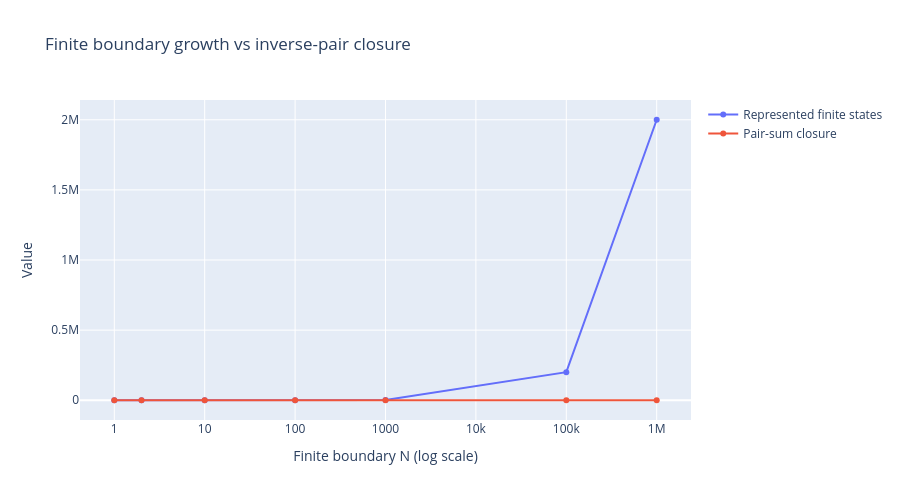

Write notebook code for a chart like this one.
### Markdown cell above
### 2. Inverse-pair closure as the boundary expands

The state count grows as \(2N+1\), while every explicitly represented inverse pair still closes to ordinary scalar zero. This separates **size of the represented finite state set** from **pair-sum closure**.

### Code cell
fig = go.Figure()
fig.add_trace(go.Scatter(
    x=zero_growth['N'].replace(0, np.nan),
    y=zero_growth['represented_states'],
    mode='lines+markers',
    name='Represented finite states'
))
fig.add_trace(go.Scatter(
    x=zero_growth['N'].replace(0, np.nan),
    y=zero_growth['closure'],
    mode='lines+markers',
    name='Pair-sum closure'
))
fig.update_layout(
    title='Finite boundary growth vs inverse-pair closure',
    xaxis_type='log',
    xaxis_title='Finite boundary N (log scale)',
    yaxis_title='Value',
    height=500
)
fig.show()

### Figure 1 — Plotly figure (JSON) as saved in the notebook; plotly's stock layout.template omitted (floating-point values rounded to 4 significant figures)
{"data": [{"mode": "lines+markers", "name": "Represented finite states", "type": "scatter", "x": [NaN, 1.0, 2.0, 10.0, 100.0, 1000.0, 100000.0, 1000000.0], "y": [1, 3, 5, 21, 201, 2001, 200001, 2000001]}, {"mode": "lines+markers", "name": "Pair-sum closure", "type": "scatter", "x": [NaN, 1.0, 2.0, 10.0, 100.0, 1000.0, 100000.0, 1000000.0], "y": [0, 0, 0, 0, 0, 0, 0, 0]}], "layout": {"height": 500, "title": {"text": "Finite boundary growth vs inverse-pair closure"}, "xaxis": {"title": {"text": "Finite boundary N (log scale)"}, "type": "log"}, "yaxis": {"title": {"text": "Value"}}}}
